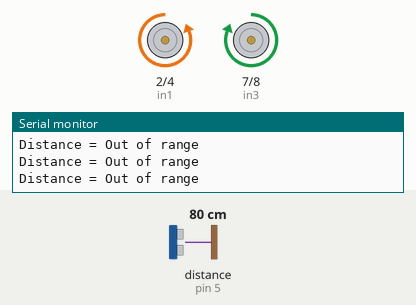
This sketch was run on a simulated Arduino Uno, built with avr-gcc and run on an emulated ATmega328P. Shown: motor-driver pin pairs drawn as motors (green arrow = first pin HIGH = forward, orange = second pin HIGH = backward, longer = more drive, scaled by the enable pin), the last lines printed to the serial monitor. The test bench sets the inputs (shaded band); at power-on: distance to the obstacle (sensor on pin 5) 80 cm. The echo pulse lasts 58.3 µs per cm.

Above: at 1.3 s.
1.4 s: distance to the obstacle (sensor on pin 5) set to 44 cm
2.9 s: distance to the obstacle (sensor on pin 5) set to 37 cm
At 4.2 s:
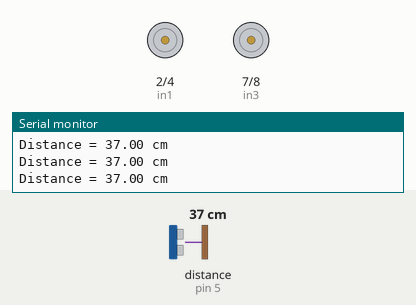
4.5 s: distance to the obstacle (sensor on pin 5) set to 4 cm
6.0 s: distance to the obstacle (sensor on pin 5) set to 2 cm
At 6.9 s:
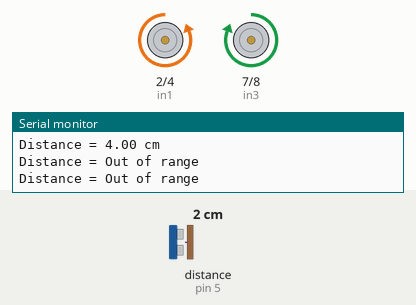
7.5 s: distance to the obstacle (sensor on pin 5) set to 9 cm
At 8.2 s:
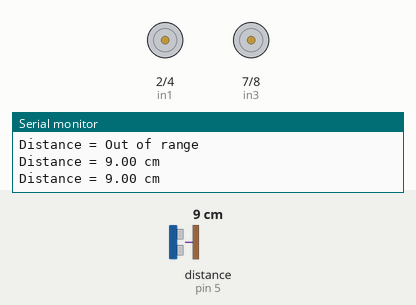
Timing chart, 0 to 10.0 s (numbered marks = the images above; inputs shaded):
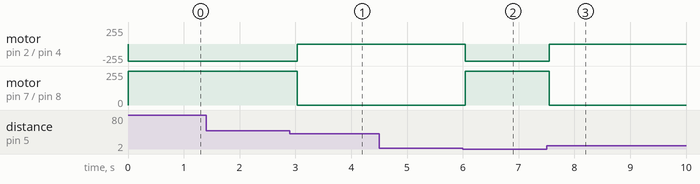

The sketch:

final.ino
```cpp
#include "NewPing.h"
#define TRIGGER_PIN 3
#define ECHO_PIN 5

// Maximum distance we want to ping for (in centimeters).
#define MAX_DISTANCE 400

// NewPing setup of pins and maximum distance.
NewPing sonar(TRIGGER_PIN, ECHO_PIN, MAX_DISTANCE);
float duration, distance;
int enA = A0;
int in1 = 2;
int in2 = 4;
int enB = A1;
int in3 = 7;
int in4 = 8;
void setup()
{
  pinMode(enA, OUTPUT);
  pinMode(enB, OUTPUT);
  pinMode(in1, OUTPUT);
  pinMode(in2, OUTPUT);
  pinMode(in3, OUTPUT);
  pinMode(in4, OUTPUT);
  Serial.begin(9600);
}

void demoTwo(){

  // روشن شدن موتورها
  digitalWrite(in1, LOW);
  digitalWrite(in2, HIGH);
  digitalWrite(in3, HIGH);
  digitalWrite(in4, LOW);
  analogWrite(enA, 200);
  analogWrite(enB, 200);
  delay(5000);


  // خاموش شدن موتورها
  digitalWrite(in1, LOW);
  digitalWrite(in2, LOW);
  digitalWrite(in3, LOW);
  digitalWrite(in4, LOW);
  delay(5000);
}
void loop(){
  distance = sonar.ping_cm();
	Serial.print("Distance = ");

	if (distance >= 40 || distance <= 2)
	{
		Serial.println("Out of range");
    digitalWrite(in1, LOW);
    digitalWrite(in2, HIGH);
    digitalWrite(in3, HIGH);
    digitalWrite(in4, LOW);
    analogWrite(enA, 200);
    analogWrite(enB, 200);
	}
	else
	{
		Serial.print(distance);
		Serial.println(" cm");
    digitalWrite(in1, LOW);
    digitalWrite(in2, LOW);
    digitalWrite(in3, LOW);
    digitalWrite(in4, LOW);
	}
	delay(500);

}
```

Measured:
- the behaviour switches between 40 and 39 cm on distance to the obstacle (sensor on pin 5) (found by bisection; images 0 and 1)
- the behaviour switches between 3 and 2 cm on distance to the obstacle (sensor on pin 5) (found by bisection; images 1 and 2)
- after the input at 2.9 s, motor on pin 2 (in1) / pin 4 (in2): backward 255/255 → stopped after 0.13 s; motor on pin 7 (in3) / pin 8 (in4): forward 255/255 → stopped after 0.13 s
- after the input at 6.0 s, motor on pin 2 (in1) / pin 4 (in2): stopped → backward 255/255 at once; motor on pin 7 (in3) / pin 8 (in4): stopped → forward 255/255 at once
- after the input at 7.5 s, motor on pin 2 (in1) / pin 4 (in2): backward 255/255 → stopped after 0.05 s; motor on pin 7 (in3) / pin 8 (in4): forward 255/255 → stopped after 0.05 s
